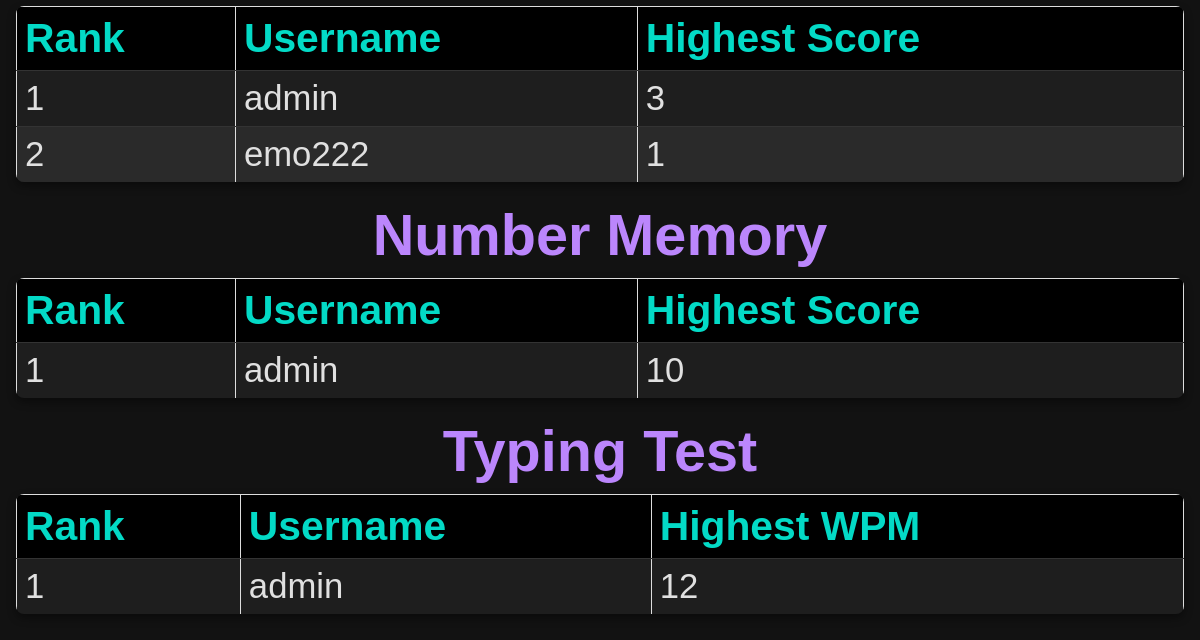
Before: /leaderboards/ (lower part) with the older database file.
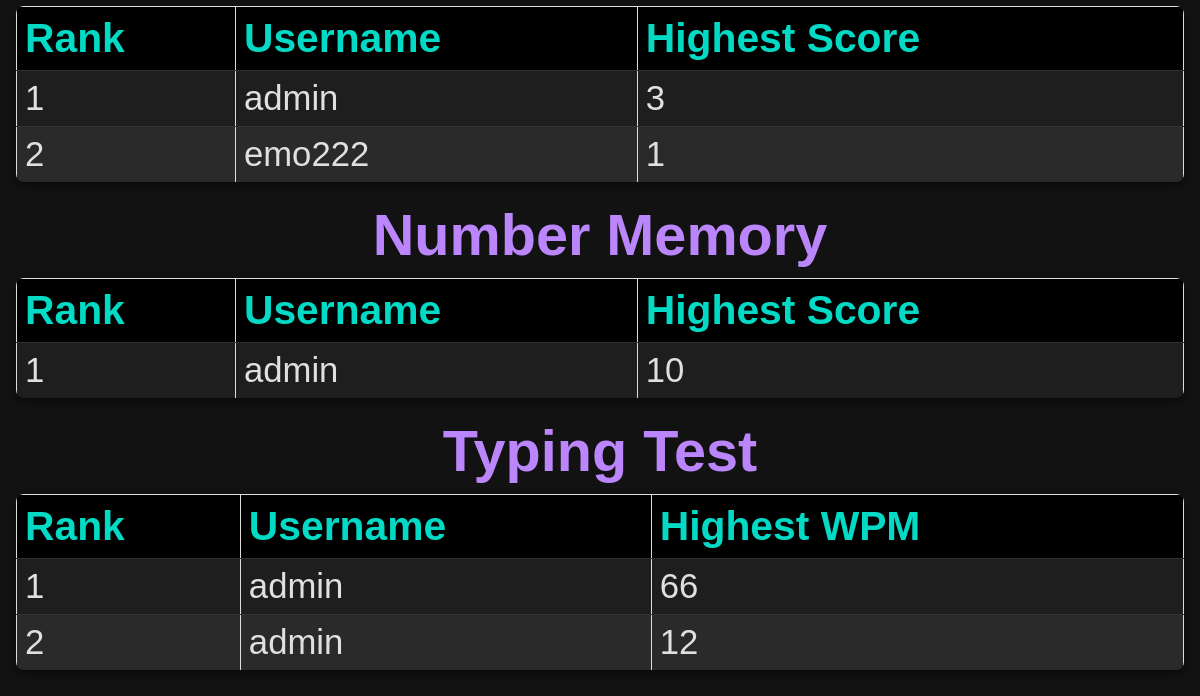
After: the same page with the newer database file.
### sequence_memory/models.py (models this page shows, shortened)
class GameScoreSequenceMemory(models.Model):
    user = models.OneToOneField(User, on_delete=models.CASCADE)
    highest_score = models.IntegerField(default=0)
    date = models.DateTimeField(default=timezone.now)

### number_memory/models.py (models this page shows, shortened)
class GameScoreNumberMemory(models.Model):
    user = models.ForeignKey(User, on_delete=models.CASCADE)
    score = models.IntegerField()
    date = models.DateTimeField(default=timezone.now)

### typing_test/models.py (models this page shows, shortened)
class TypingTestResult(models.Model):
    user = models.ForeignKey(User, on_delete=models.CASCADE)
    wpm = models.FloatField()
    accuracy = models.FloatField()
    date = models.DateTimeField(auto_now_add=True)

### myproject/views.py (the view)
# urls.py: path('leaderboards/', views.all_leaderboards, name='all_leaderboards'),
def all_leaderboards(request):
    math_game_easy_scores = MathGameScore.objects.filter(level__name='easy').order_by('-highest_score')[:10]
    math_game_medium_scores = MathGameScore.objects.filter(level__name='medium').order_by('-highest_score')[:10]
    math_game_hard_scores = MathGameScore.objects.filter(level__name='hard').order_by('-highest_score')[:10]
    math_game_expert_scores = MathGameScore.objects.filter(level__name='expert').order_by('-highest_score')[:10]
    math_game_multiplication_by_5_scores = MathGameScore.objects.filter(level__name='multiplication_by_5').order_by('-highest_score')[:10]
    math_game_division_by_5_scores = MathGameScore.objects.filter(level__name='division_by_5').order_by('-highest_score')[:10]
    sequence_memory_scores = GameScoreSequenceMemory.objects.order_by('-highest_score')[:10]
    number_memory_scores = GameScoreNumberMemory.objects.order_by('-score')[:10]
    typing_test_scores = TypingTestResult.objects.order_by('-wpm')[:10]
    context = {
        'math_game_easy_scores': math_game_easy_scores,
        'math_game_medium_scores': math_game_medium_scores,
        'math_game_hard_scores': math_game_hard_scores,
        'math_game_expert_scores': math_game_expert_scores,
        'math_game_multiplication_by_5_scores': math_game_multiplication_by_5_scores,
        'math_game_division_by_5_scores': math_game_division_by_5_scores,
        'sequence_memory_scores': sequence_memory_scores,
        'number_memory_scores': number_memory_scores,
        'typing_test_scores': typing_test_scores,
    }
    return render(request, 'all_leaderboards.html', context)

### templates/all_leaderboards.html (shortened to what this page needs)
{% extends "base.html" %}
{% load static %}
{% block extra_css %}
<link rel="stylesheet" href="{% static 'css/all_leaderboards.css' %}">
{% endblock %}
{% block content %}
<div class="leaderboard-container">
    <table>
        <thead>
            <tr>
                <th>Rank</th>
                <th>Username</th>
                <th>Highest Score</th>
            </tr>
        </thead>
        <tbody>
            {% for score in sequence_memory_scores %}
            <tr>
                <td data-label="Rank">{{ forloop.counter }}</td>
                <td data-label="Username">{{ score.user.username }}</td>
                <td data-label="Highest Score">{{ score.highest_score }}</td>
            </tr>
            {% empty %}
            <tr>
                <td colspan="3">No scores available.</td>
            </tr>
            {% endfor %}
        </tbody>
    </table>
    <h3>Number Memory</h3>
    <table>
        <thead>
            <tr>
                <th>Rank</th>
                <th>Username</th>
                <th>Highest Score</th>
            </tr>
        </thead>
        <tbody>
            {% for score in number_memory_scores %}
            <tr>
                <td data-label="Rank">{{ forloop.counter }}</td>
                <td data-label="Username">{{ score.user.username }}</td>
                <td data-label="Highest Score">{{ score.score }}</td>
            </tr>
            {% empty %}
            <tr>
                <td colspan="3">No scores available.</td>
            </tr>
            {% endfor %}
        </tbody>
    </table>
    <h3>Typing Test</h3>
    <table>
        <thead>
            <tr>
                <th>Rank</th>
                <th>Username</th>
                <th>Highest WPM</th>
            </tr>
        </thead>
        <tbody>
            {% for score in typing_test_scores %}
            <tr>
                <td data-label="Rank">{{ forloop.counter }}</td>
                <td data-label="Username">{{ score.user.username }}</td>
                <td data-label="Highest Score">{{ score.wpm|floatformat:0 }}</td>
            </tr>
            {% empty %}
            <tr>
                <td colspan="3">No scores available.</td>
            </tr>
            {% endfor %}
        </tbody>
    </table>
</div>
{% endblock %}

Changed rows visible on the page:
added TypingTestResult: user.username "admin", wpm "66"
